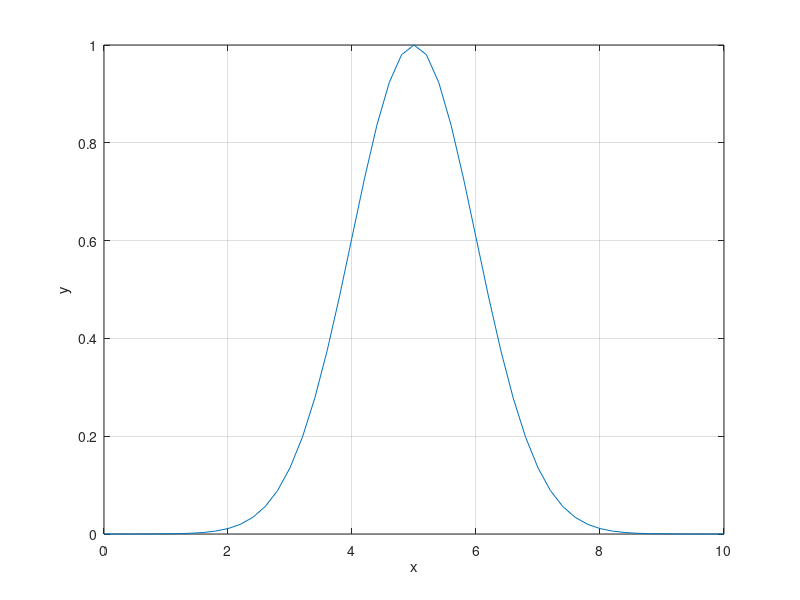

The MATLAB script that drew this image:
%{
% ГАУСОВА ФУНКЦІЯ НАЛЕЖНОСТІ (Gaussian Membership Function)
% ==========================================================
% Призначення: Демонстрація гаусової (нормальної) функції належності
% Формула: μ(x) = exp(-(x-c)²/(2σ²))
% 
% Гаусова функція має дзвоноподібну форму з гладкими переходами
% та є однією з найпопулярніших функцій у нечіткій логіці
%
% Параметри gaussmf: [σ, c]
%   σ (sigma) - стандартне відхилення, визначає ширину кривої
%   c - центр розподілу (точка максимуму, де μ=1)
%
% Особливості:
%   - Гладка та диференційована на всій області
%   - Симетрична відносно центру
%   - Асимптотично наближається до 0
%
% Застосування: Моделювання "м'яких" переходів, нейронні мережі,
% системи розпізнавання образів
%}

% Створення вектора значень x від 0 до 10 з кроком 0.2
x = (0:0.2:10);

% Обчислення гаусової функції належності та побудова графіка
% Параметри [1 5]: σ=1 (ширина), c=5 (центр)
y = gaussmf(x, [1 5]); plot(x, y)

% Додавання сітки для аналізу форми функції
grid

% Підпис вертикальної осі (ступінь належності μ)
ylabel('y')

% Підпис горизонтальної осі (значення змінної)
xlabel('x')